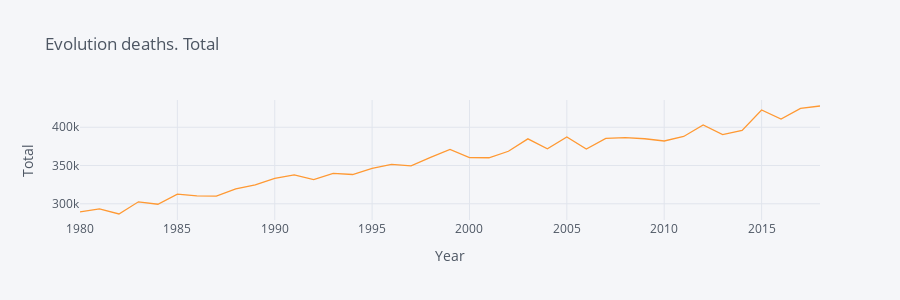

Write notebook code for a chart like this one.
### Code cell
# Graph total deaths
deaths_tot_year.iplot(kind='line',
                      x='Periodo',
                      y='Total',
                      xTitle='Year',
                      yTitle='Total',
                      title='Evolution deaths. Total',
                      dimensions =(900,300))

### Figure 1 — Plotly figure (JSON) as saved in the notebook; plotly's stock layout.template omitted (floating-point values rounded to 4 significant figures)
{"data": [{"line": {"color": "rgba(255, 153, 51, 1.0)", "dash": "solid", "shape": "linear", "width": 1.3}, "mode": "lines", "name": "Total", "text": "", "type": "scatter", "x": [1980, 1981, 1982, 1983, 1984, 1985, 1986, 1987, 1988, 1989, 1990, 1991, 1992, 1993, 1994, 1995, 1996, 1997, 1998, 1999, 2000, 2001, 2002, 2003, 2004, 2005, 2006, 2007, 2008, 2009, 2010, 2011, 2012, 2013, 2014, 2015, 2016, 2017, 2018], "y": [289344, 293386, 286655, 302569, 299409, 312532, 310413, 310073, 319437, 324796, 333142, 337691, 331515, 339661, 338242, 346227, 351449, 349521, 360511, 371102, 360391, 360131, 368618, 384828, 371934, 387355, 371478, 385361, 386324, 384933, 382047, 387911, 402950, 390419, 395830, 422568, 410611, 424523, 427721]}], "layout": {"height": 300, "legend": {"bgcolor": "#F5F6F9", "font": {"color": "#4D5663"}}, "paper_bgcolor": "#F5F6F9", "plot_bgcolor": "#F5F6F9", "title": {"font": {"color": "#4D5663"}, "text": "Evolution deaths. Total"}, "width": 900, "xaxis": {"gridcolor": "#E1E5ED", "showgrid": true, "tickfont": {"color": "#4D5663"}, "title": {"font": {"color": "#4D5663"}, "text": "Year"}, "zerolinecolor": "#E1E5ED"}, "yaxis": {"gridcolor": "#E1E5ED", "showgrid": true, "tickfont": {"color": "#4D5663"}, "title": {"font": {"color": "#4D5663"}, "text": "Total"}, "zerolinecolor": "#E1E5ED"}}}
